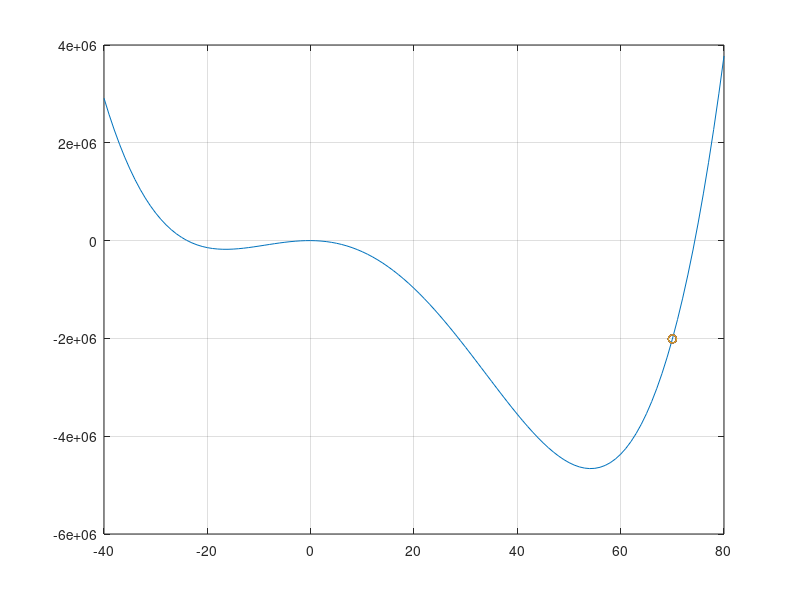

This chart was generated by the following MATLAB code:
clc;clear;close all
xx = -40:80;
%syms x
y =@(x) x.^4 - 50*x.^3 -1800*x.^2 - 800*x;
plot(xx,y(xx));grid on
n=1;
x0 = 120*rand(1,n)-40;
y0 = y(x0);
maxItr = 30;
h = 1;
for i=1:maxItr
   % xnew = 120*rand(1,n)-40;
    xnew = x0 - (-1^(randi(2)))*h
    ynew = y(xnew);
    
    if ynew < y0
        x0 = xnew;
        y0 = ynew;
    end
    hold on;plot(x0,y0,'o');pause(.1);
    
end
    